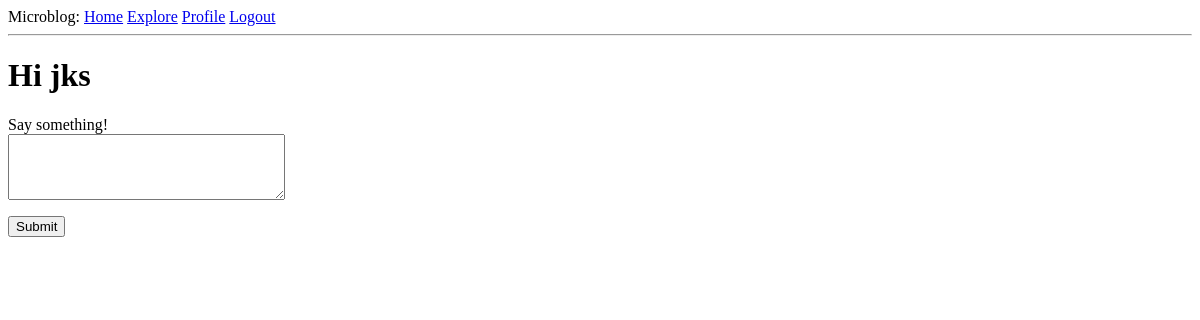
The app's page /index (signed in), older data.
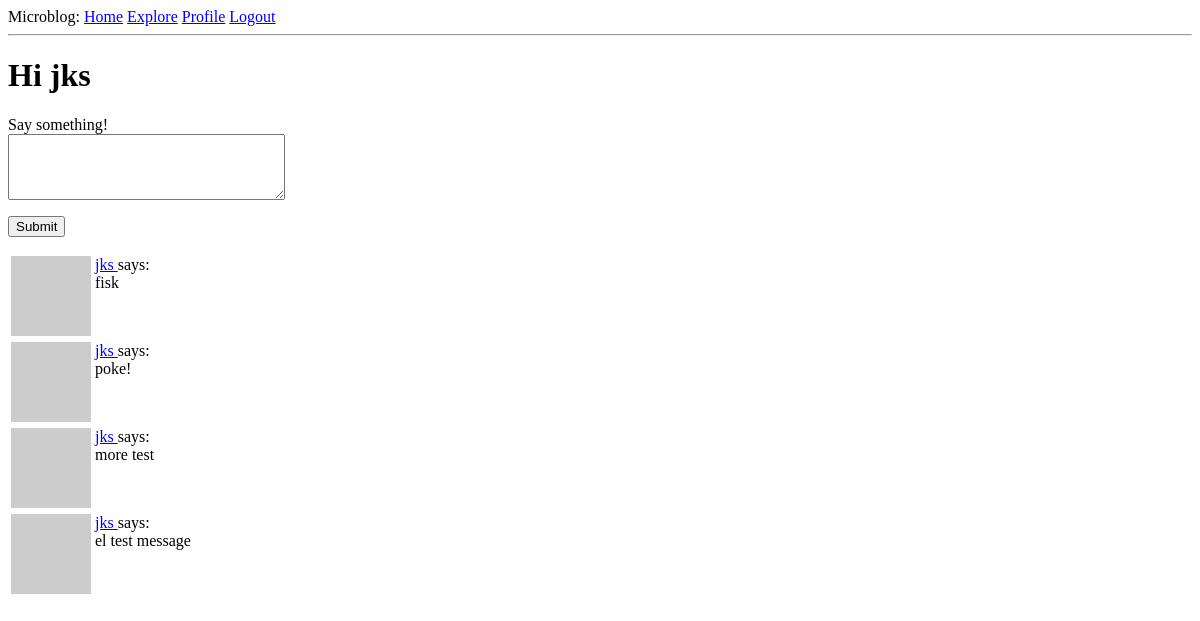
The same page, newer data.
### app/models.py (models this page shows, shortened)
class Post(db.Model):
    id = db.Column(db.Integer, primary_key = True)
    body = db.Column(db.String(140))
    timestamp = db.Column(db.DateTime, index = True, default = datetime.utcnow)
    user_id = db.Column(db.Integer, db.ForeignKey("user.id"))

class User(UserMixin, db.Model):
    id = db.Column(db.Integer, primary_key = True)
    username = db.Column(db.String(64), index = True, unique = True)
    email = db.Column(db.String(120), index = True, unique = True)
    password_hash = db.Column(db.String(128))
    posts = db.relationship("Post", backref="author", lazy="dynamic")
    about_me = db.Column(db.String(140))
    last_seen = db.Column(db.DateTime, default=datetime.utcnow)
    def avatar(self, size):
        digest = md5(self.email.lower().encode("utf-8")).hexdigest()
        return f'https://www.gravatar.com/avatar/{digest}?d=identicon&s={size}'
    followed = db.relationship(
        "User", secondary = followers,
        primaryjoin = (followers.c.follower_id == id),
        secondaryjoin = (followers.c.followed_id == id),
        backref = db.backref("followers", lazy = "dynamic"), lazy="dynamic"
    )
    def followed_posts(self):
        followed = Post.query.join(
            followers, (followers.c.followed_id == Post.user_id )
            ).filter(
                followers.c.follower_id == self.id
            )
        own = Post.query.filter_by(user_id = self.id)
        return followed.union(own).order_by(
                Post.timestamp.desc()
            )

### app/routes.py (the view)
@app.route("/", methods = ["GET", "POST"])
@app.route("/index", methods = ["GET", "POST"])
@login_required
def index():
    form = PostForm()
    if form.validate_on_submit():
        post = Post(body = form.post.data, author=current_user)
        db.session.add(post)
        db.session.commit()
        flash("your post is now live")
        return redirect(url_for("index"))
    page = request.args.get("page", 1, type=int)
    posts = current_user.followed_posts().paginate(
        page, app.config["POSTS_PER_PAGE"], False)
    next_url = url_for("index", page = posts.next_num) if posts.has_next else None
    prev_url = url_for("index", page = posts.prev_num) if posts.has_prev else None
    return render_template('index.html',
                            title = "Home Page", form = form,
                            posts=posts.items, next_url = next_url,
                            prev_url = prev_url)

### app/forms.py
class PostForm(FlaskForm):
    post = TextAreaField("Say something!", validators=[
        DataRequired(), Length(min = 1, max = 140)])
    submit = SubmitField("Submit")

### app/models.py (called while the page is built)
@login.user_loader
def load_user(id):
    return User.query.get(int(id))

### app/routes.py (called while the page is built)
@app.before_request
def before_request():
    if current_user.is_authenticated:
        current_user.last_seen = datetime.utcnow()
        db.session.commit()

### app/templates/index.html (shortened to what this page needs)
{% extends "base.html" %}
{% block content %}
        <h1>Hi {{ current_user.username }}</h1>
        {% if form %}
        <form action="" method="POST">
            <p>
                {{ form.post.label }}<br>
                {{ form.post(cols=32, rows= 4) }}<br>
            </p>
            <p>{{ form.submit() }}</p>
        </form>
        {% endif %}
        {% for post in posts %}
            {% include '_post.html' %}
        {% endfor %}
{% endblock%}

### app/templates/_post.html
<table>
    <tr valign="top">
        <td><img src="{{ post.author.avatar(36) }}"></td>
        <td>
            <a href="{{ url_for('user', username=post.author.username) }}">
                {{ post.author.username }}
            </a>
            says: <br>{{ post.body }}</td>
    </tr>
</table>

Row changes from the older to the newer data that the page shows:
added Post: author.username "jks", body "fisk"
added Post: author.username "jks", body "poke!"
added Post: author.username "jks", body "more test"
added Post: author.username "jks", body "el test message"
